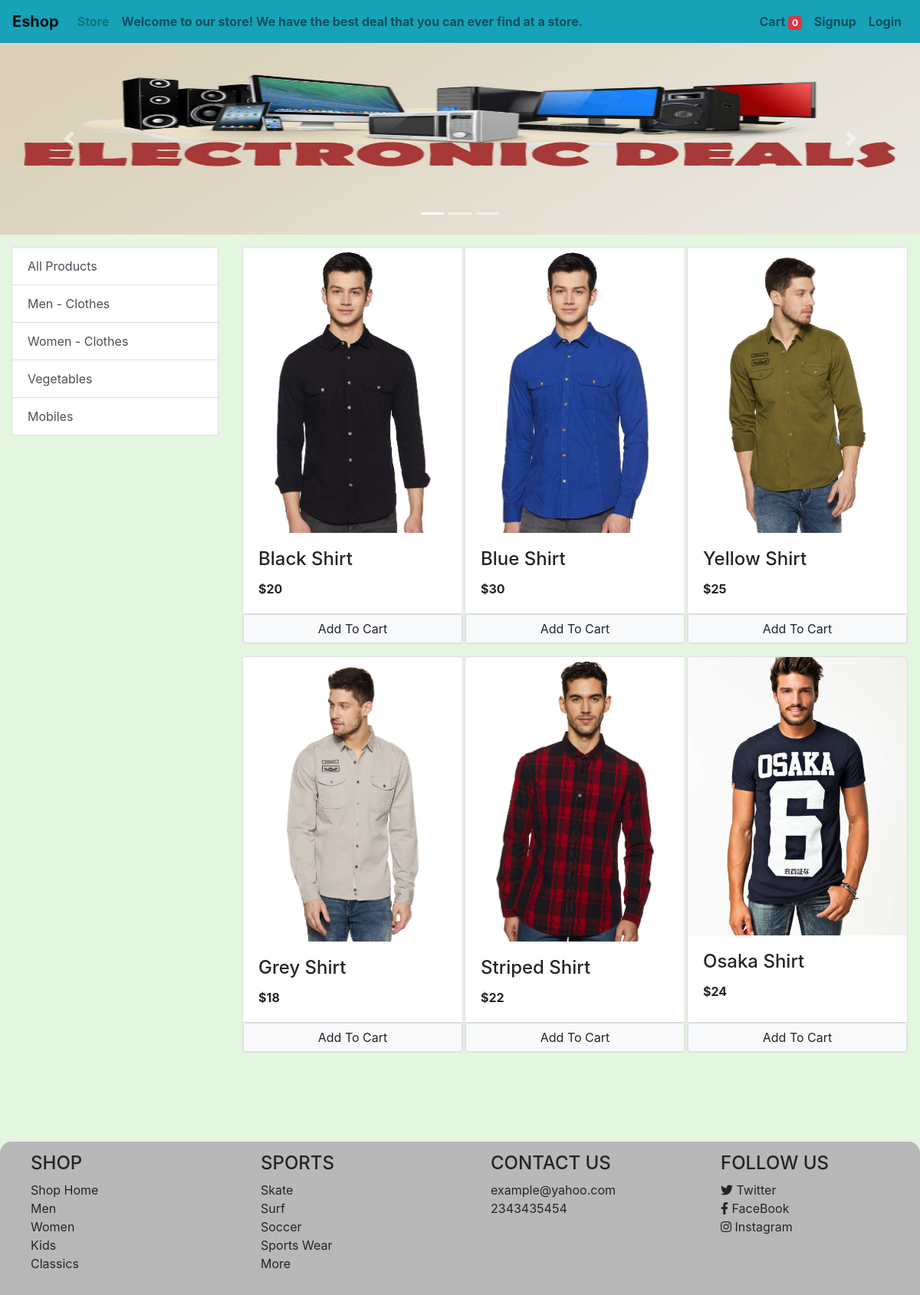
/?category=1, run on the app's committed database.
### store/models/category.py (models this page shows, shortened)
class Category(models.Model):
    name = models.CharField(max_length=20)
    @staticmethod
    def get_all_categories():
        return Category.objects.all()

### store/models/product.py (models this page shows, shortened)
class Product(models.Model):
    name = models.CharField(max_length=50)
    price = models.IntegerField(default=0)
    category = models.ForeignKey(Category, on_delete=models.CASCADE, default=1)
    description = models.CharField(max_length=200, default='', null=True, blank=True)
    image = models.ImageField(upload_to='uploads/products/')
    @staticmethod
    def get_all_products_by_categoryid(category_id):
        if category_id:
            return Product.objects.filter(category = category_id)
        else:
            return Product.get_all_products()

### store/views/home.py (the view, shortened to what this page needs)
# urls.py: path('', Index.as_view(), name='homepage'),
class Index(View):
    def get(self, request):
        cart = request.session.get('cart')
        if not cart:
            request.session['cart'] = {}
        products = None
        category = request.GET.get('category')
        categories = Category.get_all_categories()
        if category:
            products = Product.get_all_products_by_categoryid(category)
        else:
            products = Product.get_all_products()
        data = {}
        data['products'] = products
        data['categories'] = categories
        return render(request, 'index.html', data)

### store/templatetags/cart.py (called while the page is built)
@register.filter(name='is_in_cart')
def is_in_cart(product, cart):
    keys = cart.keys()
    for id in keys:
        if int(id) == product.id:
            return True
    return False

### store/templatetags/custom_filter.py (called while the page is built)
@register.filter(name='currency')
def currency(number):
    return "$" + str(number)

### store/templates/index.html (shortened to what this page needs)
{% extends 'base.html'%}
{% load static %}
{% block content %}
{% load cart %}
{% load custom_filter %}
<div id="carouselExampleIndicators" class="carousel slide" data-ride="carousel" style="height:250px !important">
    <ol class="carousel-indicators">
      <li  data-target="#carouselExampleIndicators" data-slide-to="0" class="active"></li>
      <li  data-target="#carouselExampleIndicators" data-slide-to="1"></li>
      <li  data-target="#carouselExampleIndicators" data-slide-to="2"></li>
    </ol>
    <div class="carousel-inner">
      <div class="carousel-item active">
        <img style="height:250px !important" class="d-block w-100" src="{% static 'images/electronic-deals.jpg'%}" alt="First slide">
      </div>
    </div>
    <a class="carousel-control-prev" href="#carouselExampleIndicators" role="button" data-slide="prev">
      <span class="carousel-control-prev-icon" aria-hidden="true"></span>
    </a>
    <a class="carousel-control-next" href="#carouselExampleIndicators" role="button" data-slide="next">
      <span class="carousel-control-next-icon" aria-hidden="true"></span>
    </a>
  </div>
<div class="container-fluid mt-3">
    <div class="row">
        <div class="col-lg-3">
            <div class="list-group" style="position: sticky;top: 0;">
                <a href="/" class="list-group-item list-group-item-action">All Products</a>
                {% for category in categories%}
                    <a href="/?category={{ category.id }}" class="list-group-item list-group-item-action">{{ category.name }}</a>
                {% endfor %}
            </div>
        </div>
        <div class="col-lg-9">
            <div class="row mx-auto">
                {% for product in products %}
                    <div class="card mx-auto mb-3" id="{{ product.id }}" style="width: 18rem;">
                        <img class="card-img-top" src="{{ product.image.url}}" alt="">
                        <div class="card-body">
                            <h4 class="card-title">{{ product.name }}</h4>
                            <p class="card-text"><b>{{ product.price|currency }}</b></p>
                        </div>
                        <div class="card-footer p-0 no-gutters">
                          {% if product|is_in_cart:request.session.cart %}
                            <div class="row no-gutters" style="display: flex;align-items: center;">
                              <form action="/#{{ product.id }}" method="POST" class="col-2">
                                {% csrf_token %}
                                <input hidden type="text" name="product" value="{{ product.id }}">
                                <input hidden type="text" name="remove" value="True">
                                <input type="submit" value="-" class="btn btn-block btn-secondary">
                              </form>
                              <div class="text-center col">{{ product|cart_quantity:request.session.cart }} in Cart</div>
                              <form action="/#{{ product.id }}" method="POST" class="col-2">
                                {% csrf_token %}
                                <input hidden type="text" name="product" value="{{ product.id }}">
                                <input type="submit" value="+" class="btn btn-block btn-secondary">
                              </form>
                            </div>
                          {% else %}
                          <form action="/#{{ product.id }}" method="POST" class="btn-block">
                            <input type="submit" class="float-right btn btn-light border form-control" value="Add To Cart">
                          </form>
                          {% endif %}
                        </div>
                    </div>
                {% endfor %}
            </div>
        </div>
    </div>
</div>
{% endblock content%}

### store/templates/base.html (style rules this page uses)
html { position: relative; min-height: 100%; }
html, body { margin: 0; padding: 0; }
body { background-color: #E4F5E0 ; }

### data on the page
Category: name "Men - Clothes"
Category: name "Women - Clothes"
Category: name "Vegetables"
Category: name "Mobiles"
Product: {{ product.id }} 1 (drawn), image (picture), name "Black Shirt", price "$20"
Product: image (picture), name "Blue Shirt", price "$30"
Product: image (picture), name "Yellow Shirt", price "$25"
Product: image (picture), name "Grey Shirt", price "$18"
Product: image (picture), name "Striped Shirt", price "$22"
Product: image (picture), name "Osaka Shirt", price "$24"

### other printed values
{{ request.session.cart.keys|length }} "0"
